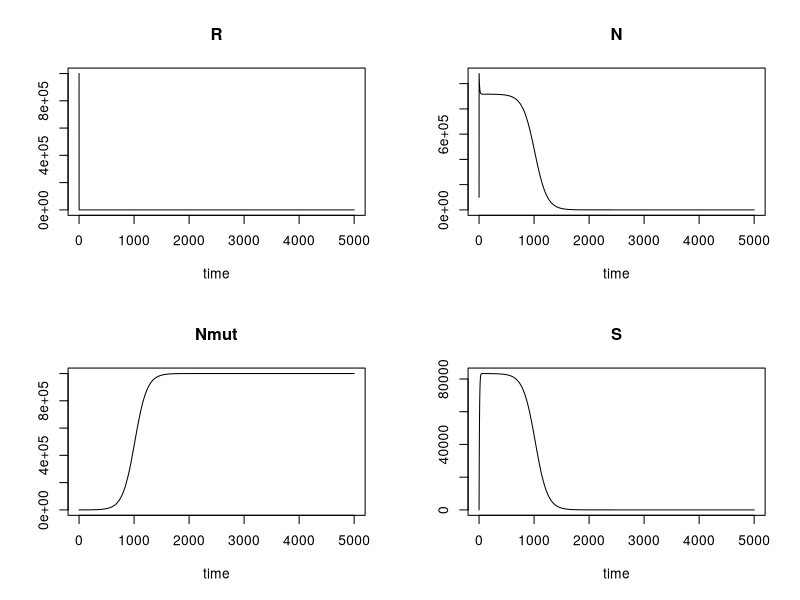
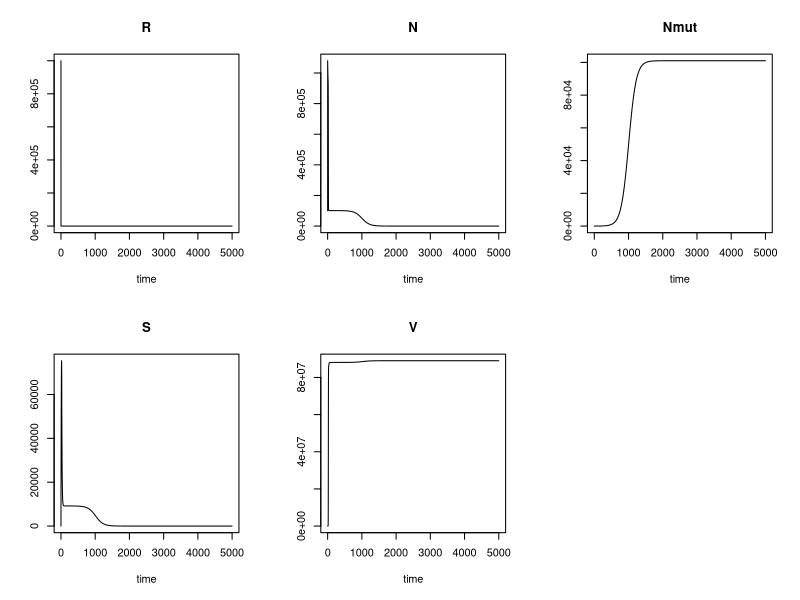

Source code (R) for these figures, in order: (Note: this script raises an error after producing the figures.)
# In this code I will model a chemostat in which a sporulating bacteria os grown

#Clear environment
rm(list=ls())
pd=par()
#Load necessary library
library(deSolve)
library(tidyverse)

## Models with multi stage sporulation
#Define system of differential equations for resource and bacteria
chemostat1 <- function(t,current,params){
  with(as.list(c(params,current)), {
    #list the equations for the derivatives of each state variable
    #R is the resource
    dR <- D * (R_in - R) - mu * R * (N+Nmut) 
    
    #N are the sporulating bacteria 
    dN <- mu * R * N - D * N - prob_spor * N + prob_actv * S - loss * N
    # Nmut are the spo- mutants
    dNmut <- mu * R * Nmut - D*Nmut +loss * N
    
    #S are the spores 
    dS <- prob_spor * N - prob_actv * S - D*S
    
    
    results <- c(dR, dN,dNmut, dS)
    return (list(results))
  })
}

chemostat1v <- function(t,current,params){
  with(as.list(c(params,current)), {
    #list the equations for the derivatives of each state variable
    #R is the resource
    dR <- D * (R_in - R) - mu * R * (N+Nmut) 
    
    #N are the sporulating bacteria 
    dN <- mu * R * N - D * N - prob_spor * N + prob_actv * S - loss * N - ads * N * V 
    # Nmut are the spo- mutants
    dNmut <- mu * R * Nmut - D*Nmut +loss * N- ads * Nmut * V 
    
    #S are the spores 
    dS <- prob_spor * N - prob_actv * S - D*S
    #V are the phages
    dV <- ads * N * V * (burst-1) + ads * Nmut * V * (burst-1) - D*V
    
    results <- c(dR, dN,dNmut, dS, dV)
    return (list(results))
  })
}
chemostat3 <- function(t,current,params){
  with(as.list(c(params,current)), {
    #list the equations for the derivatives of each state variable
    #R is the resource
    dR <- D * (R_in - R) - mu * R * N 
    
    #N are the bacteria 
    dN <- mu * R * N - D * N - prob_spor * N + prob_actv * S
    
    # Sporulation takes 3 time steps. modeled as 3 population maturing through the process
    dI1 <- prob_spor * N - I1 - D*I1
    dI2 <- I1  - I2 - D*I2
    dS <- I2 - prob_actv * S - D*S
    
    results <- c(dR, dN, dI1, dI2, dS)
    return (list(results))
  })
}
chemostat6 <- function(t,current,params){
  with(as.list(c(params,current)), {
    #list the equations for the derivatives of each state variable
    #R is the resource
    dR <- D * (R_in - R) - mu * R * N 
    
    #N are the bacteria 
    dN <- mu * R * N - D * N - prob_spor * N + prob_actv * S
    
    # Sporulation takes 6 time steps. modeled as 6 population maturig through the process
    dI1 <- prob_spor * N - I1 - D*I1
    dI2 <- I1  - I2 - D*I2
    dI3 <- I2 - I3 - D*I3
    dI4 <- I3 - I4 - D*I4
    dI5 <- I4 - I5 - D*I5
    dS <- I5 - prob_actv * S - D*S
    
    results <- c(dR, dN, dI1, dI2,dI3,dI4,dI5, dS)
    return (list(results))
  })
}
chemostat9 <- function(t,current,params){
  with(as.list(c(params,current)), {
    #list the equations for the derivatives of each state variable
    #R is the resource
    dR <- D * (R_in - R) - mu * R * N 
    
    #N are the bacteria 
    dN <- mu * R * N - D * N - prob_spor * N + prob_actv * S
    
    # Sporulation takes 9 time steps. modeled as 9 population maturing through the process
    dI1 <- prob_spor * N - I1 - D*I1
    dI2 <- I1 - I2 - D*I2
    dI3 <- I2 - I3 - D*I3
    dI4 <- I3 - I4 - D*I4
    dI5 <- I4 - I5 - D*I5
    dI6 <- I5 - I6 - D*I6
    dI7 <- I6 - I7 - D*I7
    dI8 <- I7 - I8 - D*I8
    dS  <- I8 - prob_actv * S - D*S
    
    results <- c(dR, dN, dI1, dI2,dI3,dI4,dI5,dI6, dI7, dI8, dS)
    return (list(results))
  })
}


###define parameters
# resource in inflow
R_in <- 1e6
#dilution rate
D <- 0.1
# growth rate
mu <- D
# probaility of sporulation
prob_spor <- 0.01
#probability of reactivation of spores
prob_actv <- 0.01
#loss of sporulation by mutation
loss <- 1e-6
#adsorption constant rate (per hour per ml)
ads <- 1e-8
# busrt size
burst <- 100

# all parameters together
params1 <- c(R_in, D, mu, prob_spor, prob_actv, loss)
params1v <- c(R_in, D, mu, prob_spor, prob_actv, loss, ads, burst)

#declare initial conditions for state variables
current1 <- c(R = R_in, N = 1e5, Nmut=0, S=0)
current1v <- c(R = R_in, N = 1e5, Nmut=0, S=0, V=1)
current3 <- c(R = R_in, N = 100, I1=1, I2=1,S=1)
current6 <- c(R = R_in, N = 100, I1=1, I2=1,I3=1, I4=1,I5=1,S=1)
current9 <- c(R = R_in, N = 100, I1=1, I2=1,I3=1, I4=1,I5=1,I6=1, I7=1,I8=1,S=1)

#define the time to run model
t <- seq (0, 5000, by=1)

#solve the model and save the output
out <- lsoda(current1, t, chemostat1, params1)
plot (out)
out <- lsoda(current1v, t, chemostat1v, params1v)
plot (out)
out <- lsoda(current3, t, chemostat3, params)
plot (out)
out <- lsoda(current6, t, chemostat6, params)
plot (out)
out <- lsoda(current9, t, chemostat9, params)
plot (out)


out.l <- gather(as.data.frame(out), key='population', value='Conc', colnames(out)[-1])
# ggplot(out.l[out.l$population!='R',], aes(x=time, y=Conc))+
ggplot(out.l, aes(x=time, y=Conc))+
  geom_line(aes(color=population))+
  scale_y_log10()+
  theme_bw()+
  scale_colour_brewer(palette='Set1')

rel <- as.data.frame(out)
rel$all <- apply(X = rel[,3:ncol(rel)],MARGIN = 1,FUN = sum)
rel$rel <- rel$S/rel$all
qplot(data=rel, x=time, y=rel)+geom_line()


#####
# spore ratio
###define parameters
# resource in inflow
R_in <- 1e6

# growth rate
mu <- D
# probaility of sporulation
prob_spor <- 0.01
#probability of reactivation of spores
prob_actv <- 0.01

#declare initial conditions for state variables
current0 <- c(R = R_in, N = 100, Sp1=1, Sp2=1,Sp3=1, Sp4=1,Sp5=1,S=1)

#define the time to run model
t <- seq (0, 500, by=1)


d.rates <- data.frame(dilution=rep(c(0.01,0.03,0.06,0.09,0.15,0.3,0.6,0.9,1),4), 
                      spo.time= as.numeric(rep(c(1,3,6,9),each=9)),ratio=NA, N=NA, S=NA)

for (i in 1:nrow(d.rates)){
  #dilution rate
  D <- d.rates$dilution[i]
  mu <- D
  # all parameters together
  params <- c(R_in, D, mu, prob_spor, prob_actv)
  t.spo <- d.rates$spo.time[i]
  if (t.spo==1){
    current1 <- c(R = R_in, N = 100, S=1)
    out <- lsoda(current1, t, chemostat1, params)
  
    } else if (t.spo==3){
    current3 <- c(R = R_in, N = 100, I1=1, I2=1,S=1)
    out <- lsoda(current3, t, chemostat3, params)
  
    } else if (t.spo==6){
    current6 <- c(R = R_in, N = 100, I1=1, I2=1,I3=1, I4=1,I5=1,S=1)
    out <- lsoda(current6, t, chemostat6, params)
  
    } else if (t.spo==9){
    current9 <- c(R = R_in, N = 100, I1=1, I2=1,I3=1, I4=1,I5=1,I6=1, I7=1,I8=1,S=1)
    out <- lsoda(current9, t, chemostat9, params)
  
    }

  rel <- as.data.frame(out)
  rel$all <- apply(X = rel[,3:ncol(rel)],MARGIN = 1,FUN = sum)
  rel$rel <- rel$S/rel$all
  d.rates$ratio[i] <- rel$rel[nrow(rel)]
  d.rates$N[i] <- rel$N[nrow(rel)]
  d.rates$S[i] <- rel$S[nrow(rel)]
}
p1 <- 
  ggplot(d.rates, aes(x=dilution, y=ratio))+
    geom_line(aes(color=as.factor(spo.time)),size=1)+
    geom_point(aes(shape=as.factor(spo.time),color=as.factor(spo.time)),size=3)+
    scale_color_discrete(name="Sporulation time")+
    scale_shape_discrete(name="Sporulation time")+
    scale_y_log10(breaks=c(1e-1,1e-2,1e-3,1e-4))+
    ylab("spore frequency (log)")+
    xlab("Dilution rate (hr^-1)")+ theme_bw()+
    theme(legend.position = "bottom")+
    annotation_logticks(sides = 'l')+
    ggtitle("spore frequency")

p2 <- 
  ggplot(d.rates, aes(x=dilution, y=S))+
    geom_line(aes(color=as.factor(spo.time)),size=1)+
    geom_point(aes(shape=as.factor(spo.time),color=as.factor(spo.time)),size=3)+
    scale_color_discrete(name="Sporulation time")+
    scale_shape_discrete(name="Sporulation time")+
    scale_y_log10(limits=c(1e1,1e6))+
    ylab("Spore conc. (log)")+
    xlab("Dilution rate (hr^-1)")+ theme_bw()+
    theme(legend.position = "bottom")+
    annotation_logticks(sides = 'l')+
    ggtitle("Spore concentration")
p3 <- 
  ggplot(d.rates, aes(x=dilution, y=N))+
    geom_line(aes(color=as.factor(spo.time)),size=1)+
    geom_point(aes(shape=as.factor(spo.time),color=as.factor(spo.time)),size=3)+
    scale_color_discrete(name="Sporulation time")+
    scale_shape_discrete(name="Sporulation time")+
    scale_y_log10(limits=c(1e1,1e6))+ 
    ylab("Vegetative cell conc.")+
    xlab("Dilution rate (hr^-1)")+ theme_bw()+
    theme(legend.position = "bottom")+
    annotation_logticks(sides = 'l')+
    ggtitle("Vegetative cell concentration")

library(gridExtra)
grid.arrange(p1,p2,p3,nrow=1)
